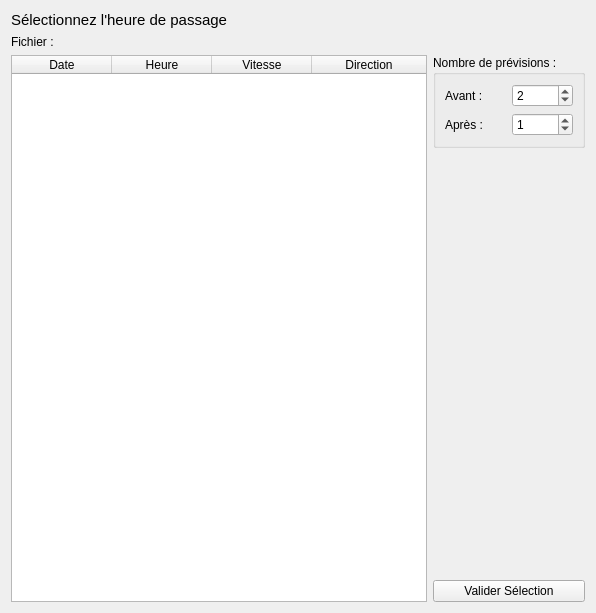
<?xml version="1.0" encoding="UTF-8"?>
<ui version="4.0">
 <class>meteoTable</class>
 <widget class="QWidget" name="meteoTable">
  <property name="geometry">
   <rect>
    <x>0</x>
    <y>0</y>
    <width>596</width>
    <height>613</height>
   </rect>
  </property>
  <property name="windowTitle">
   <string>Form</string>
  </property>
  <property name="windowIcon">
   <iconset resource="ressource.qrc">
    <normaloff>:/Icons/icon/Compass-icon.png</normaloff>:/Icons/icon/Compass-icon.png</iconset>
  </property>
  <layout class="QGridLayout" name="gridLayout">
   <item row="4" column="1">
    <widget class="QPushButton" name="btn_Valider">
     <property name="text">
      <string>Valider Sélection</string>
     </property>
    </widget>
   </item>
   <item row="2" column="0" rowspan="3">
    <widget class="QTableWidget" name="tableMeteo">
     <property name="sizeAdjustPolicy">
      <enum>QAbstractScrollArea::AdjustToContents</enum>
     </property>
     <property name="selectionMode">
      <enum>QAbstractItemView::SingleSelection</enum>
     </property>
     <property name="selectionBehavior">
      <enum>QAbstractItemView::SelectRows</enum>
     </property>
     <attribute name="horizontalHeaderHighlightSections">
      <bool>true</bool>
     </attribute>
     <attribute name="horizontalHeaderStretchLastSection">
      <bool>true</bool>
     </attribute>
     <column>
      <property name="text">
       <string>Date</string>
      </property>
     </column>
     <column>
      <property name="text">
       <string>Heure</string>
      </property>
     </column>
     <column>
      <property name="text">
       <string>Vitesse</string>
      </property>
     </column>
     <column>
      <property name="text">
       <string>Direction</string>
      </property>
     </column>
    </widget>
   </item>
   <item row="2" column="1">
    <widget class="QGroupBox" name="groupBox">
     <property name="title">
      <string>Nombre de prévisions :</string>
     </property>
     <layout class="QGridLayout" name="gridLayout_2">
      <item row="0" column="0">
       <widget class="QLabel" name="label">
        <property name="text">
         <string>Avant :</string>
        </property>
       </widget>
      </item>
      <item row="0" column="1">
       <widget class="QSpinBox" name="sp_Avant">
        <property name="maximum">
         <number>5</number>
        </property>
        <property name="value">
         <number>2</number>
        </property>
       </widget>
      </item>
      <item row="1" column="0">
       <widget class="QLabel" name="label_2">
        <property name="text">
         <string>Après :</string>
        </property>
       </widget>
      </item>
      <item row="1" column="1">
       <widget class="QSpinBox" name="sp_Apres">
        <property name="maximum">
         <number>5</number>
        </property>
        <property name="value">
         <number>1</number>
        </property>
       </widget>
      </item>
     </layout>
    </widget>
   </item>
   <item row="3" column="1">
    <spacer name="verticalSpacer">
     <property name="orientation">
      <enum>Qt::Vertical</enum>
     </property>
     <property name="sizeHint" stdset="0">
      <size>
       <width>20</width>
       <height>40</height>
      </size>
     </property>
    </spacer>
   </item>
   <item row="0" column="0" colspan="2">
    <widget class="QLabel" name="label_EnTete">
     <property name="font">
      <font>
       <pointsize>11</pointsize>
      </font>
     </property>
     <property name="text">
      <string>Sélectionnez l'heure de passage</string>
     </property>
    </widget>
   </item>
   <item row="1" column="0">
    <widget class="QLabel" name="l_Fichier">
     <property name="text">
      <string>Fichier :</string>
     </property>
    </widget>
   </item>
  </layout>
 </widget>
 <resources>
  <include location="ressource.qrc"/>
 </resources>
 <connections/>
</ui>
